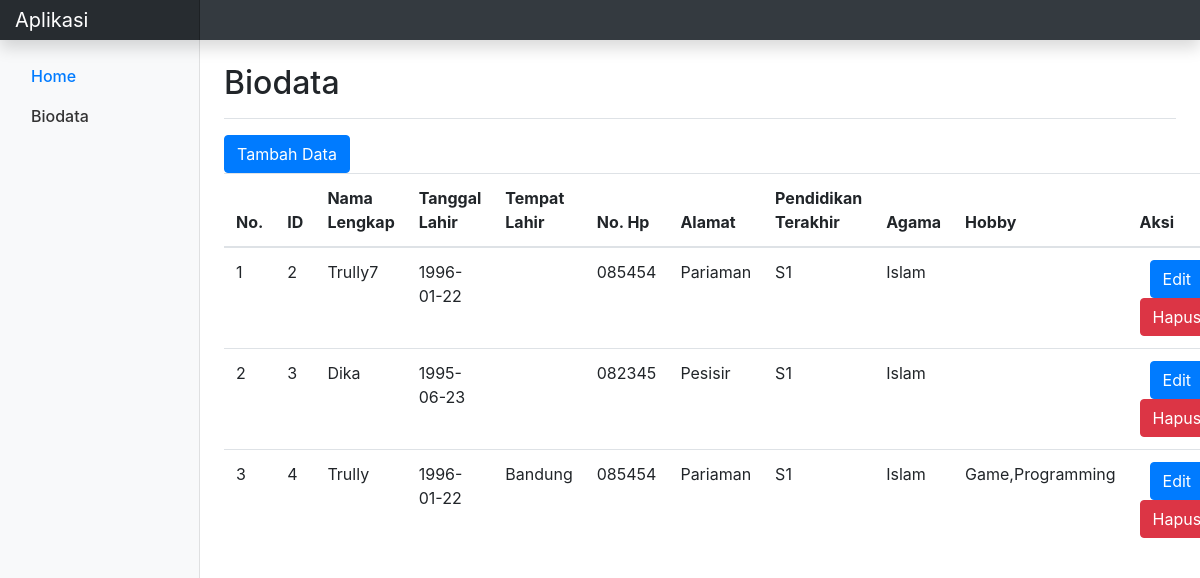
Screenshot of /index.php?p=biodata with the database file from the repository.
### tables this page shows
CREATE TABLE `biodata` (
  `id` int(11) NOT NULL,
  `full_name` varchar(50) NOT NULL,
  `place_of_birth_id` int(50) NOT NULL,
  `place_of_birth` varchar(50) NOT NULL,
  `date_of_birth` date NOT NULL,
  `phone_number` varchar(15) NOT NULL,
  `address` text NOT NULL,
  `last_education` enum('SMA','S1') NOT NULL,
  `religon` enum('Islam','Kristen','Katolik') NOT NULL,
  `hobby` set('Renang','Game','Gibah','Programming') NOT NULL
);

### biodata.php (the view, shortened to what this page needs)
<?php
	include 'koneksi.php';
	$aksi=isset($_GET['aksi']) ? $_GET['aksi'] : 'list';
	switch ($aksi) {
		case 'list':
?>
<div class="d-flex justify-content-between flex-wrap flex-md-nowrap align-items-center pt-3 pb-2 mb-3 border-bottom">
    <h1 class="h2">Biodata</h1>
</div>
<a class="btn btn-primary" role ="button" href="index.php?p=biodata&aksi=input">Tambah Data</a>
<table id="example" class="table table-hover">
	<thead>
		<tr>
			<th>No.</th>
			<th>ID</th>
			<th>Nama Lengkap</th>
			<th>Tanggal Lahir</th>
			<th>Tempat Lahir</th>
			<th>No. Hp</th>
			<th>Alamat</th>
			<th>Pendidikan Terakhir</th>
			<th>Agama</th>
			<th>Hobby</th>
			<th>Aksi</th>
		</tr>
	</thead>
	<tbody>
		<?php
			$db_panggil=mysqli_query($koneksi,"SELECT *FROM biodata");
			$no=1;
			while ($data=mysqli_fetch_array($db_panggil))
			{
		?>
	<tr>
		<td><?php echo $no; ?></td>
		<td><?php echo $data['id']?></td>
		<td><?php echo $data['full_name']?></td>
		<td><?php echo $data['date_of_birth']?></td>
		<td><?php echo $data['place_of_birth']?></td>
		<td><?php echo $data['phone_number']?></td>
		<td><?php echo $data['address']?></td>
		<td><?php echo $data['last_education']?></td>
		<td><?php echo $data['religon']?></td>
		<td><?php echo $data['hobby']?></td>
		<td align="center">
			<a class="btn btn-primary" href="?p=biodata&aksi=edit&id_ubah=<?php echo $data['id'] ?>">Edit</a>
			<a class="btn btn-danger" href="aksi_biodata.php?proses=hapus&id_hapus=<?php echo $data['id'] ?>" onclick="return confirm('Yakin akan menghapus data <?php echo $data['full_name']?>?')">Hapus</a>
		</td>
	</tr>
	<?php
		$no++;
		}
	?>
	</tbody>
</table>
<?php
	break;
?>
<?php
 	}
 ?>

### css/dashboard.css (style rules this page uses)
body { font-size: .875rem; }

### rows the page displays
biodata: id "2", full_name "Trully7", date_of_birth "1996-01-22", phone_number "085454", address "Pariaman", last_education "S1", religon "Islam"
biodata: id "3", full_name "Dika", date_of_birth "1995-06-23", phone_number "082345", address "Pesisir", last_education "S1", religon "Islam"
biodata: id "4", full_name "Trully", date_of_birth "1996-01-22", place_of_birth "Bandung", phone_number "085454", address "Pariaman", last_education "S1", religon "Islam", hobby "Game,Programming"
